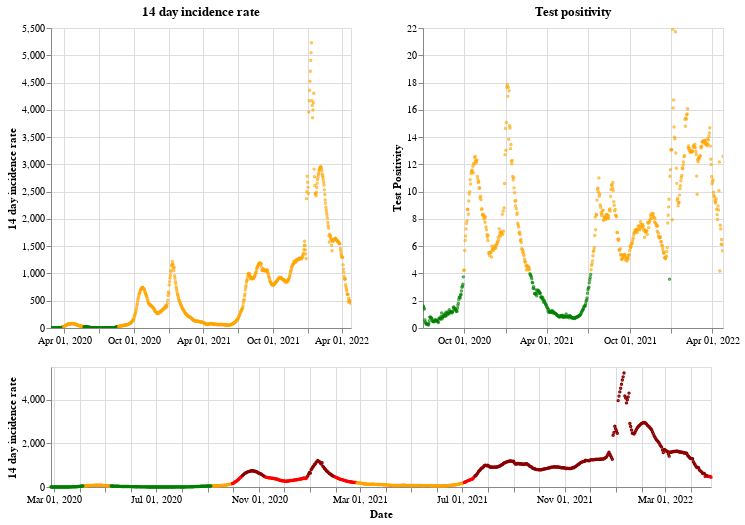

This figure's notebook cell:
### Markdown cell above
## Northern Ireland

### Code cell
plot_traffic_light('Northern Ireland')

### Figure 1 — Vega-Lite specification as saved in the notebook (floating-point values rounded to 4 significant figures; data arrays with more than 128 entries replaced by an {"elided": "..."} marker saying what was removed)
{"config": {"view": {"continuousWidth": 400, "continuousHeight": 300}}, "vconcat": [{"hconcat": [{"mark": {"type": "point", "size": 2}, "encoding": {"color": {"condition": {"value": "green", "test": "(datum.twoWeeklyCasesRate <= 25)"}, "value": "orange"}, "tooltip": [{"type": "nominal", "field": "areaName"}, {"type": "temporal", "field": "date"}, {"type": "quantitative", "field": "twoWeeklyCasesRate"}, {"type": "quantitative", "field": "testPositivity"}], "x": {"type": "temporal", "axis": {"title": ""}, "field": "date", "scale": {"domain": {"selection": "DateBrush"}}, "timeUnit": "yearmonthdate"}, "y": {"type": "quantitative", "axis": {"title": "14 day incidence rate"}, "field": "twoWeeklyCasesRate"}}, "title": "14 day incidence rate", "width": 300}, {"mark": {"type": "point", "size": 2}, "encoding": {"color": {"condition": {"value": "green", "test": "(datum.testPositivity <= 4)"}, "value": "orange"}, "tooltip": [{"type": "nominal", "field": "areaName"}, {"type": "temporal", "field": "date"}, {"type": "quantitative", "field": "twoWeeklyCasesRate"}, {"type": "quantitative", "field": "testPositivity"}], "x": {"type": "temporal", "axis": {"title": ""}, "field": "date", "scale": {"domain": {"selection": "DateBrush"}}, "timeUnit": "yearmonthdate"}, "y": {"type": "quantitative", "axis": {"title": "Test Positivity"}, "field": "testPositivity"}}, "title": "Test positivity", "width": 300}]}, {"layer": [{"mark": {"type": "point", "size": 2}, "encoding": {"color": {"condition": {"value": "orange", "test": "(((datum.testPositivity < 4) && (datum.twoWeeklyCasesRate >= 50)) && (datum.twoWeeklyCasesRate < 200))"}, "value": "red"}, "opacity": {"condition": {"value": 1, "test": "((datum.twoWeeklyCasesRate >= 50) && (datum.twoWeeklyCasesRate < 500))"}, "value": 0}, "tooltip": [{"type": "nominal", "field": "areaName"}, {"type": "temporal", "field": "date"}, {"type": "quantitative", "field": "twoWeeklyCasesRate"}, {"type": "quantitative", "field": "testPositivity"}], "x": {"type": "temporal", "axis": {"title": "Date"}, "field": "date", "timeUnit": "yearmonthdate"}, "y": {"type": "quantitative", "axis": {"title": "14 day incidence rate"}, "field": "twoWeeklyCasesRate"}}, "selection": {"DateBrush": {"type": "interval", "encodings": ["x"], "fields": ["Time"]}}}, {"mark": {"type": "point", "size": 2}, "encoding": {"color": {"value": "darkred"}, "opacity": {"condition": {"value": 1, "test": "(datum.twoWeeklyCasesRate >= 500)"}, "value": 0}, "tooltip": [{"type": "nominal", "field": "areaName"}, {"type": "temporal", "field": "date"}, {"type": "quantitative", "field": "twoWeeklyCasesRate"}, {"type": "quantitative", "field": "testPositivity"}], "x": {"type": "temporal", "axis": {"title": "Date"}, "field": "date", "timeUnit": "yearmonthdate"}, "y": {"type": "quantitative", "axis": {"title": "14 day incidence rate"}, "field": "twoWeeklyCasesRate"}}}, {"mark": {"type": "point", "size": 2}, "encoding": {"color": {"condition": {"value": "green", "test": "((datum.testPositivity < 4) && (datum.twoWeeklyCasesRate < 50))"}, "value": "orange"}, "opacity": {"condition": {"value": 1, "test": "(datum.twoWeeklyCasesRate < 50)"}, "value": 0}, "tooltip": [{"type": "nominal", "field": "areaName"}, {"type": "temporal", "field": "date"}, {"type": "quantitative", "field": "twoWeeklyCasesRate"}, {"type": "quantitative", "field": "testPositivity"}], "x": {"type": "temporal", "axis": {"title": "Date"}, "field": "date", "timeUnit": "yearmonthdate"}, "y": {"type": "quantitative", "axis": {"title": "14 day incidence rate"}, "field": "twoWeeklyCasesRate"}}}], "height": 120, "width": 660}], "data": {"name": "data-17cf76d28697d3ed6b04f7c903909265"}, "$schema": "https://vega.github.io/schema/vega-lite/v4.8.1.json", "datasets": {"data-17cf76d28697d3ed6b04f7c903909265": {"elided": "790 records"}}}
